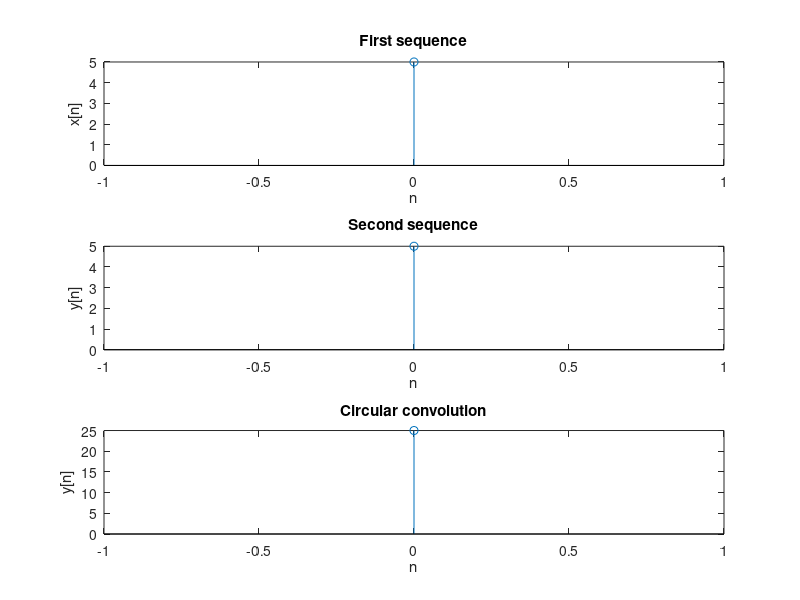

Recreate this plot in MATLAB.
clc
clear
close all

x = input('Enter the first sequence: ');
y = input('Enter the second sequence: ');

N = length(x);
t = 0:N-1;

% Generate circulant matrix
S(1,:) = x;

for n = 2:N
    S(n,:) = circshift(S(n-1,:),1);
end

% Circular convolution
res = S' * y(:);

subplot(3,1,1)
stem(t,x)
title('First sequence')
xlabel('n')
ylabel('x[n]')

subplot(3,1,2)
stem(t,y)
title('Second sequence')
xlabel('n')
ylabel('y[n]')

subplot(3,1,3)
stem(t,res)
title('Circular convolution')
xlabel('n')
ylabel('y[n]')

disp('Circulant Matrix:')
disp(S)

disp('Circular Convolution:')
disp(res)         
